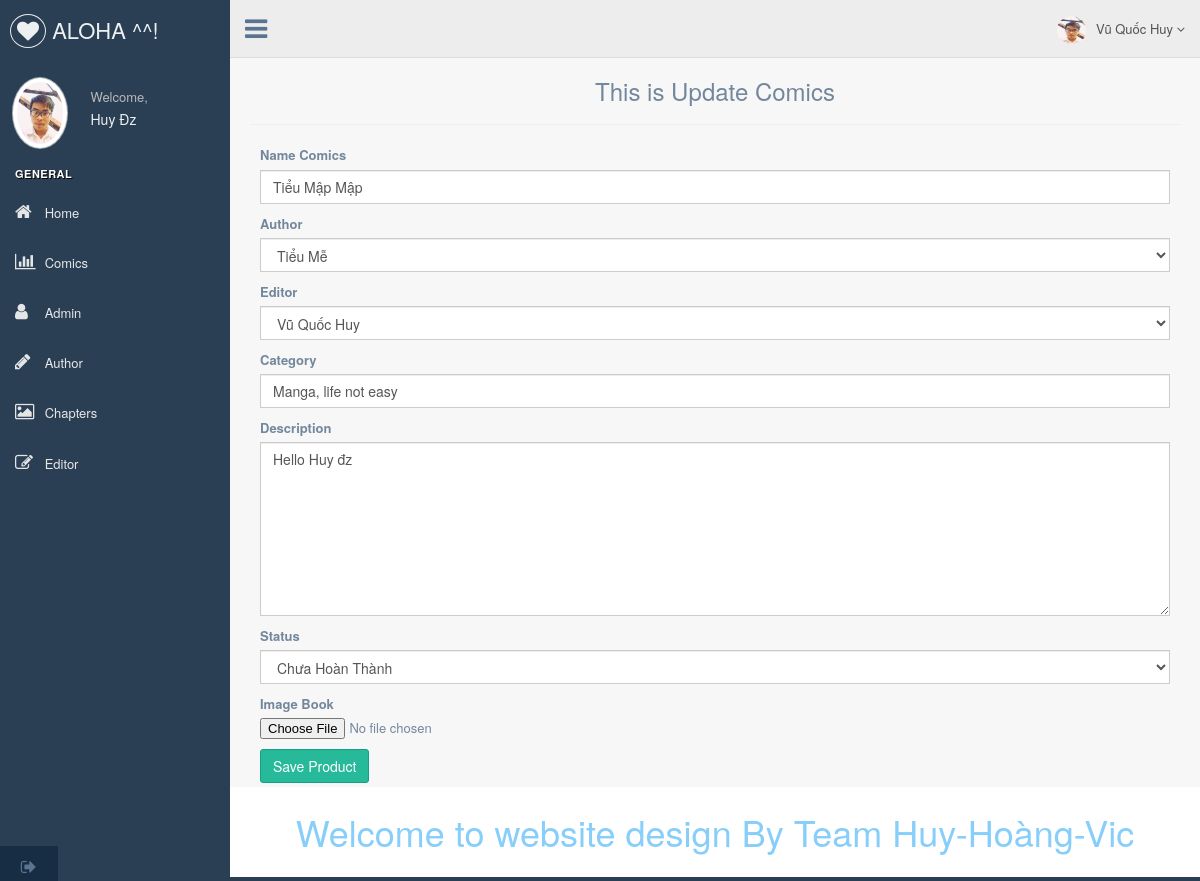
/sources/admin/index.php?c=comics&m=update&id=10 (signed in), run on the app's committed database.
### tables this page shows
CREATE TABLE `comics` (
  `id` int(10) UNSIGNED NOT NULL,
  `name_comic` varchar(250) NOT NULL,
  `name_less` varchar(50) DEFAULT NULL,
  `id_author` int(11) NOT NULL,
  `id_editor` int(11) NOT NULL,
  `category` varchar(250) NOT NULL,
  `description` text NOT NULL,
  `images` varchar(255) DEFAULT NULL,
  `view` int(11) DEFAULT '0',
  `status` int(11) NOT NULL DEFAULT '0',
  `create_time` datetime DEFAULT NULL,
  `update_time` datetime DEFAULT NULL,
  `chapter` int(11) NOT NULL DEFAULT '1'
);

CREATE TABLE `author` (
  `id` int(10) UNSIGNED NOT NULL,
  `name_author` varchar(150) NOT NULL,
  `create_time` datetime DEFAULT NULL,
  `update_time` datetime DEFAULT NULL
);

CREATE TABLE `editor` (
  `id` int(11) NOT NULL,
  `name` varchar(150) NOT NULL,
  `phone` int(11) NOT NULL,
  `address` varchar(250) NOT NULL,
  `note` text NOT NULL,
  `avatar` varchar(100) DEFAULT NULL,
  `create_time` datetime DEFAULT NULL,
  `update_time` datetime DEFAULT NULL
);

### sources/admin/app/core/control_admin.php (called while the page is built, shortened)
<?php
	class control_Admin
	{
		function loadFooterAdmin(){
			require 'app/view/partials/footer_view_admin.php';
		}
		function loadHeaderAdmin(){
			require 'app/view/partials/header_view_admin.php';
		}
		function loadSidebarAdmin(){
			require 'app/view/partials/sidebar_view_admin.php';
		}
		function updateComic($data){
			require 'app/view/comics/update_comic.php';
		}
	}
?>

### sources/admin/app/controller/comics_control.php (called while the page is built, shortened)
<?php
	require 'app/core/control_admin.php';
	class Product extends control_Admin
	{
		private $cmModel;
		function __construct()
		{
			$this->cmModel = new Comics_Model();
		}
		public function update()
		{
			$data=[];
			$idManga = $_GET['id'] ?? '';
			$data['comics']= $this->cmModel->getDataComicsById('comics',(int)$idManga);
			$data['author']= $this->cmModel->getAlldataAuthor('author');
			$data['editor']= $this->cmModel->getAlldataEditor('editor');
			$this->updateComic($data);
		}
	}
	$product = new Product();
	$method = $_GET['m'] ?? 'index';
	$product ->$method();
?>

### sources/admin/app/route/route.php (called while the page is built, shortened)
<?php
	class Route
	{
		public function comics()
		{
			require 'app/controller/comics_control.php';
		}
	}
	$route = new Route();
	$controller = $_GET['c'] ?? 'login';
	$route->$controller();
?>

### sources/admin/app/config/database.php (called while the page is built, shortened)
<?php
	class Database
	{
		protected function connection()
		{
			try {
				$this->db = new PDO("mysql:host=localhost;dbname=comic;charset=utf8","root","");
			} catch (PDOException $e) {
				print_r("Error: " .$e->getMessage()."<br />");
				die("can't connect to database");
			}
		}
	}
?>

### sources/admin/app/libs/PDODriver.php (called while the page is built, shortened)
<?php
	require 'app/config/database.php';
	class PDODriver extends Database
	{
		private  $data=array();
		private function getPrimaryKey($table){
			$myData = [];
			$sql = "SHOW KEYS FROM {$table} WHERE Key_name = 'PRIMARY'";
			$stmt = $this->db->prepare($sql);
			if ($stmt) {
				if ($stmt->execute()){
					if ($stmt->rowCount()>0) {
						$myData = $stmt->fetch(PDO::FETCH_ASSOC);
					}
				}
			}
			return $myData['Column_name']?? '';
		}
		public function getAllData($table)
		{
			$sql = "SELECT * FROM {$table}";
			$stmt = $this->db->prepare($sql);
			if($stmt)
			{
				if($stmt->execute())
				{
					if($stmt->rowCount()>0)
					{
						$this->data = $stmt->fetchAll(PDO::FETCH_ASSOC);
					}
				}
			}
			return $this->data;
		}
		public function findDatabyId($table, $ids)
		{
			$nameId = $this->getPrimaryKey($table);
			$sql = "SELECT * FROM {$table} where {$nameId}=:id";
			$stmt = $this->db->prepare($sql);
			if ($stmt) {
				$stmt->bindParam(':id',$ids,PDO::PARAM_INT);
				if ($stmt->execute()) {
					if ($stmt->rowCount()>0) {
						$this->data = $stmt->fetch(PDO::FETCH_ASSOC);
					}
				}
			}
			return $this->data;
		}
	}
?>

### sources/admin/app/model/comics_model.php (called while the page is built, shortened)
<?php
	require 'app/libs/PDODriver.php';
	class Comics_Model extends PDODriver
	{
		public function getAllDataAuthor($table)
		{
			return $this->getAllData($table);
		}
		public function getAlldataEditor($table)
		{
			return $this->getAllData($table);
		}
		 public function getDataComicsById($table,$id)
		{
			return $this->findDatabyId($table,$id);
		}
	}
?>

### sources/admin/app/view/comics/update_comic.php (the view, shortened to what this page needs)
<div class=" right_col" style="display: block;">
<div class="row">
	<div class="col-lg-12 col-md-12 col-xs-12 col-sm-12">
		<h3 class="text-center">This is Update Comics</h3>
        <hr />
            <form class="form-horizontal form-material" action="?c=comics&m=handleupdate&id=<?php echo $_GET['id'] ?>" method="post" enctype="multipart/form-data">
        <div class="form-group">
            <label class="col-md-12">Name Comics</label>
            <div class="col-md-12">
                <input name="namebook" id="namebook" type="text" placeholder="<?php echo $data['comics']['name_comic'] ?>" value="<?php echo $data['comics']['name_comic'] ?>" class="form-control form-control-line"></div>
        </div>
         <div class="form-group">
            <label for="slcAuthor" class="col-md-12">Author</label>
            <div class="col-md-12">
                <select name="slcAuthor" id="slcAuthor" class="form-control form-control-line">
                    <?php foreach($data['author'] as $key  =>$au):?>
                        <option value="<?php echo $au['id']; ?>"
                            <?php if ($data['comics']['id_author']==$au['id']): ?>
                            <?php echo "selected" ?>
                            <?php endif ?>
                        >
                        <?php echo $au['name_author']; ?></option>
                    <?php endforeach; ?>
                </select>
            </div>
        </div>
        <div class="form-group">
            <label class="col-md-12">Editor</label>
            <div class="col-md-12">
                <select name="slcEditor" id="slcEditor" class="form-control form-control-line">
                    <?php foreach($data['editor'] as $key =>$pu): ?>
                        <option
                            <?php if ($data['comics']['id_editor']==$pu['id']): ?>
                            <?php echo "selected" ?>
                            <?php endif ?>
                         value="<?php echo $pu['id']; ?>"><?php echo $pu['name'] ?></option>
                    <?php endforeach; ?>
                </select>
            </div>
        </div>
        <div class="form-group">
            <label class="col-md-12">Category</label>
            <div class="col-md-12">
                <input name="slcCategory" id="slcCategory" value="<?php echo $data['comics']['category'] ?>" type="text" placeholder="Category" class="form-control form-control-line"></div>
        </div>
        <div class="form-group">
            <label class="col-md-12">Description</label>
            <div class="col-md-12">
               <textarea rows="8" name="desBook" id="desBook" class="form-control form-control-line"><?php echo $data['comics']['description'] ?></textarea>
            </div>
        </div>
        <div class="form-group">
            <label class="col-sm-12">Status</label>
            <div class="col-sm-12">
                <select name="slcStatus" id="slcStatus" class="form-control form-control-line">
                    <option value="0"
                    <?php if ($data['comics']['status']==0): ?>
                        <?php echo "selected" ?>
                    <?php endif ?>
                    >Chưa Hoàn Thành</option>
                </select>
            </div>
        </div>
        <div class="form-group">
            <label class="col-sm-12">Image Book</label>
            <div class="col-sm-12">
               <input type="file" name="imagebook" id="pagebook">
           </div>
        </div>
        <div class="form-group">
            <div class="col-sm-12">
                <button type="submit" name="btnSubmit" class="btn btn-success">Save Product</button>
            </div>
        </div>
    </form>
	</div>
</div>
</div>

### data on the page
comics: namebook "Tiểu Mập Mập", slcAuthor "Tiểu Mễ", slcEditor "Vũ Quốc Huy", slcCategory "Manga, life not easy", desBook "Hello Huy đz", slcStatus "Chưa Hoàn Thành"
